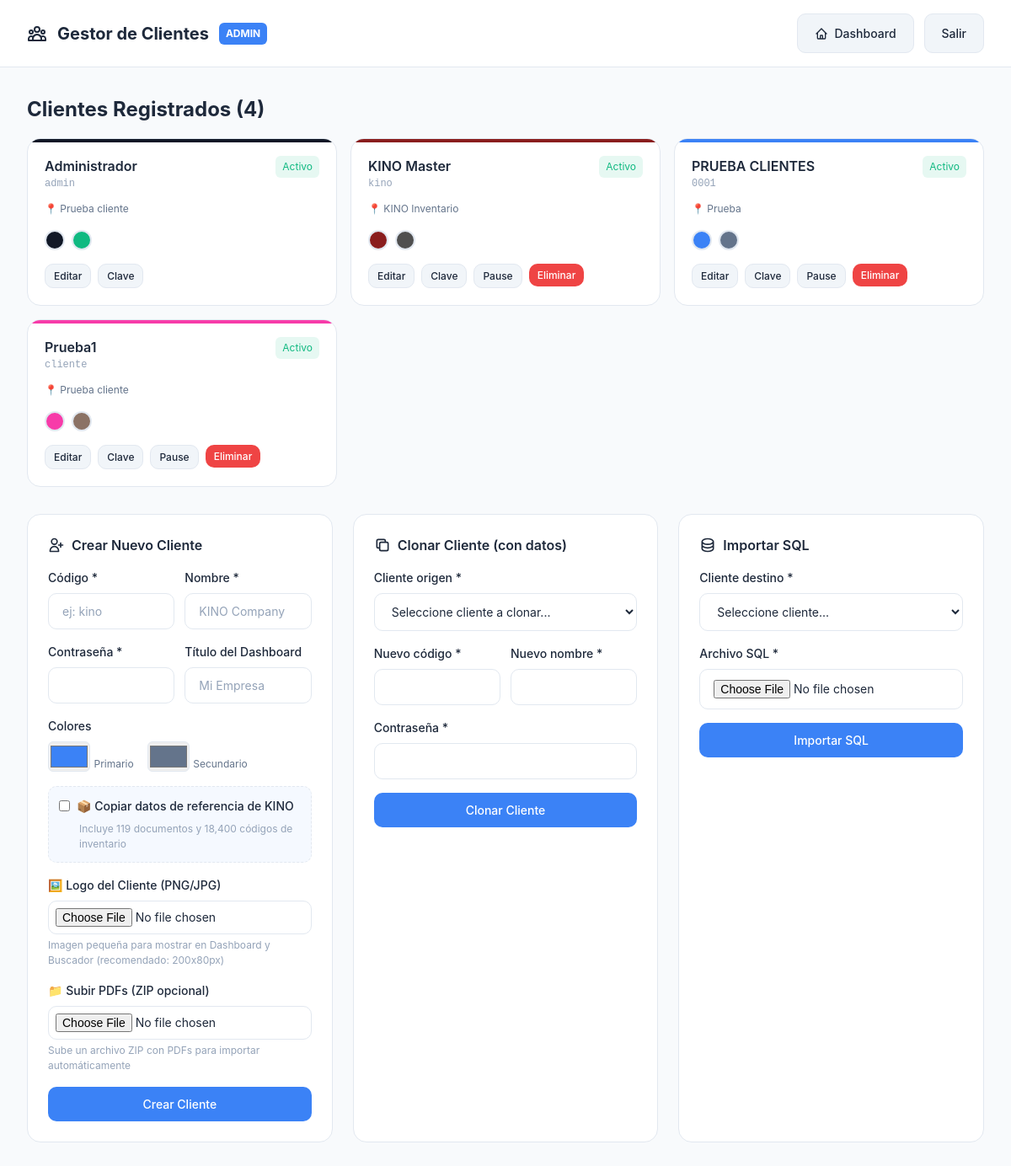
The page /admin/panel.php (signed in) on the database its author committed.
### tables this page shows
CREATE TABLE control_clientes (
    id INTEGER PRIMARY KEY AUTOINCREMENT,
    codigo TEXT UNIQUE,
    nombre TEXT NOT NULL,
    password_hash TEXT NOT NULL,
    titulo TEXT,
    color_primario TEXT,
    color_secundario TEXT,
    activo INTEGER DEFAULT 1,
    fecha_creacion TEXT DEFAULT (datetime('now'))
);

### admin/panel.php (the view, shortened to what this page needs)
<?php
require_once __DIR__ . '/../helpers/tenant.php';
$clients = $centralDb->query("
    SELECT codigo, nombre, titulo, color_primario, color_secundario, activo, fecha_creacion
    FROM control_clientes
    ORDER BY nombre
")->fetchAll(PDO::FETCH_ASSOC);
?>
<!DOCTYPE html>
<html lang="es">
<head>
    <link rel="stylesheet" href="../assets/css/styles.css">
</head>
<body>
    <div class="admin-layout">
        <header class="admin-header">
            <h1>
                Gestor de Clientes <span>ADMIN</span>
            </h1>
            <div class="flex gap-3">
                <a href="../modules/trazabilidad/dashboard.php" class="btn btn-secondary">
                    Dashboard
                </a>
                <a href="../logout.php" class="btn btn-secondary">Salir</a>
            </div>
        </header>
        <div class="admin-container">
            <h2 style="margin-bottom: 1rem;">Clientes Registrados (<?= count($clients) ?>)</h2>
            <div class="clients-grid">
                <?php foreach ($clients as $cli): ?>
                    <div class="client-card <?= $cli['activo'] ? '' : 'inactive' ?>"
                        style="--client-color: <?= htmlspecialchars($cli['color_primario'] ?: '#3b82f6') ?>">
                        <div class="client-header">
                            <div>
                                <div class="client-name"><?= htmlspecialchars($cli['nombre']) ?></div>
                                <div class="client-code"><?= htmlspecialchars($cli['codigo']) ?></div>
                            </div>
                            <span class="client-status <?= $cli['activo'] ? 'active' : 'inactive' ?>">
                                <?= $cli['activo'] ? 'Activo' : 'Inactivo' ?>
                            </span>
                        </div>
                        <?php if ($cli['titulo']): ?>
                            <div class="client-meta">📍 <?= htmlspecialchars($cli['titulo']) ?></div>
                        <?php endif; ?>
                        <div class="client-colors">
                            <div class="color-swatch"
                                style="background: <?= htmlspecialchars($cli['color_primario'] ?: '#3b82f6') ?>"
                                title="Primario"></div>
                            <div class="color-swatch"
                                style="background: <?= htmlspecialchars($cli['color_secundario'] ?: '#64748b') ?>"
                                title="Secundario"></div>
                        </div>
                        <div class="client-actions">
                            <button class="btn btn-secondary btn-xs"
                                onclick="openEditModal('<?= htmlspecialchars($cli['codigo']) ?>', '<?= htmlspecialchars($cli['titulo']) ?>', '<?= htmlspecialchars($cli['color_primario']) ?>', '<?= htmlspecialchars($cli['color_secundario']) ?>')">
                                Editar
                            </button>
                            <button class="btn btn-secondary btn-xs"
                                onclick="openPasswordModal('<?= htmlspecialchars($cli['codigo']) ?>')">
                                Clave
                            </button>
                            <?php if ($cli['codigo'] !== 'admin'): ?>
                                <form method="post">
                                    <button type="submit" class="btn btn-secondary btn-xs">
                                        <?= $cli['activo'] ? 'Pause' : 'Activar' ?>
                                    </button>
                                </form>
                                <form method="post"
                                    onsubmit="return confirm('¿Eliminar cliente <?= htmlspecialchars($cli['codigo']) ?> y todos sus datos?');">
                                    <button type="submit" class="btn btn-danger btn-xs">Eliminar</button>
                                </form>
                            <?php endif; ?>
                        </div>
                    </div>
                <?php endforeach; ?>
            </div>
            <div class="cards-section">
                <div class="form-card">
                    <h3>
                        <svg xmlns="http://www.w3.org/2000/svg" width="20" height="20" fill="none" viewBox="0 0 24 24"
                            stroke="currentColor">
                            <path stroke-linecap="round" stroke-linejoin="round" stroke-width="2"
                                d="M18 9v3m0 0v3m0-3h3m-3 0h-3m-2-5a4 4 0 11-8 0 4 4 0 018 0zM3 20a6 6 0 0112 0v1H3v-1z" />
                        </svg>
                        Crear Nuevo Cliente
                    </h3>
                    <form method="post" enctype="multipart/form-data">
                        <div class="form-row">
                            <div class="form-group">
                                <label class="form-label">Código *</label>
                                <input type="text" class="form-input" name="code" placeholder="ej: kino" required>
                            </div>
                            <div class="form-group">
                                <label class="form-label">Nombre *</label>
                                <input type="text" class="form-input" name="name" placeholder="KINO Company" required>
                            </div>
                        </div>
                        <div class="form-row">
                            <div class="form-group">
                                <label class="form-label">Contraseña *</label>
                                <input type="password" class="form-input" name="password" required>
                            </div>
                            <div class="form-group">
                                <label class="form-label">Título del Dashboard</label>
                                <input type="text" class="form-input" name="titulo" placeholder="Mi Empresa">
                            </div>
                        </div>
                        <div class="form-group">
                            <label class="form-label">Colores</label>
                            <div class="color-row">
                                <div>
                                    <input type="color" name="color_primario" value="#3b82f6">
                                    <label>Primario</label>
                                </div>
                                <div>
                                    <input type="color" name="color_secundario" value="#64748b">
                                    <label>Secundario</label>
                                </div>
                            </div>
                        </div>
                        <div class="form-group"
                            style="padding: 0.75rem; background: rgba(59,130,246,0.05); border-radius: var(--radius-md); border: 1px dashed var(--border-color);">
                            <label class="form-label" style="display: flex; align-items: center; gap: 0.5rem;">
                                <input type="checkbox" name="copy_kino_data">
                                <span>📦 Copiar datos de referencia de KINO</span>
                            </label>
                            <p style="font-size: 0.75rem; color: var(--text-muted); margin: 0.5rem 0 0 1.5rem;">
                                Incluye 119 documentos y 18,400 códigos de inventario
                            </p>
                        </div>
                        <div class="form-group">
                            <label class="form-label">🖼️ Logo del Cliente (PNG/JPG)</label>
                            <input type="file" class="form-input" name="logo_file" accept=".png,.jpg,.jpeg,.gif"
                                style="padding: 0.5rem;">
                            <p style="font-size: 0.75rem; color: var(--text-muted); margin-top: 0.25rem;">
                                Imagen pequeña para mostrar en Dashboard y Buscador (recomendado: 200x80px)
                            </p>
                        </div>
                        <div class="form-group">
                            <label class="form-label">📁 Subir PDFs (ZIP opcional)</label>
                            <input type="file" class="form-input" name="zip_file" accept=".zip"
                                style="padding: 0.5rem;">
                            <p style="font-size: 0.75rem; color: var(--text-muted); margin-top: 0.25rem;">
                                Sube un archivo ZIP con PDFs para importar automáticamente
                            </p>
                        </div>
                        <button type="submit" class="btn btn-primary" style="width: 100%;">Crear Cliente</button>
                    </form>
                </div>
                <div class="form-card">
                    <h3>
                        <svg xmlns="http://www.w3.org/2000/svg" width="20" height="20" fill="none" viewBox="0 0 24 24"
                            stroke="currentColor">
                            <path stroke-linecap="round" stroke-linejoin="round" stroke-width="2"
                                d="M8 16H6a2 2 0 01-2-2V6a2 2 0 012-2h8a2 2 0 012 2v2m-6 12h8a2 2 0 002-2v-8a2 2 0 00-2-2h-8a2 2 0 00-2 2v8a2 2 0 002 2z" />
                        </svg>
                        Clonar Cliente (con datos)
                    </h3>
                    <form method="post">
                        <div class="form-group">
                            <label class="form-label">Cliente origen *</label>
                            <select class="form-select" name="source" required>
                                <option value="">Seleccione cliente a clonar...</option>
                            </select>
                        </div>
                        <div class="form-row">
                            <div class="form-group">
                                <label class="form-label">Nuevo código *</label>
                                <input type="text" class="form-input" name="new_code" required>
                            </div>
                            <div class="form-group">
                                <label class="form-label">Nuevo nombre *</label>
                                <input type="text" class="form-input" name="new_name" required>
                            </div>
                        </div>
                        <div class="form-group">
                            <label class="form-label">Contraseña *</label>
                            <input type="password" class="form-input" name="new_password" required>
                        </div>
                        <button type="submit" class="btn btn-primary" style="width: 100%;">Clonar Cliente</button>
                    </form>
                </div>
                <div class="form-card">
                    <h3>
                        Importar SQL
                    </h3>
                    <form method="post" enctype="multipart/form-data">
                        <div class="form-group">
                            <label class="form-label">Cliente destino *</label>
                            <select class="form-select" name="client_code" required>
                                <option value="">Seleccione cliente...</option>
                            </select>
                        </div>
                        <div class="form-group">
                            <label class="form-label">Archivo SQL *</label>
                            <input type="file" class="form-input" name="sql_file" accept=".sql" required>
                        </div>
                        <button type="submit" class="btn btn-primary" style="width: 100%;">Importar SQL</button>
                    </form>
                </div>
            </div>
        </div>
    </div>
</body>
</html>

### assets/css/styles.css (style rules this page uses)
:root { --bg-primary: #f8fafc; --bg-secondary: #ffffff; --bg-tertiary: #f1f5f9; --bg-hover: #e2e8f0; --accent-primary: #3b82f6; --accent-primary-hover: #2563eb; --accent-secondary: #64748b; --accent-success: #10b981; --accent-warning: #f59e0b; --accent-danger: #ef4444; --text-primary: #1e293b; --text-secondary: #64748b; --text-muted: #94a3b8; --text-inverse: #ffffff; --border-color: #e2e8f0; --border-light: #f1f5f9; --shadow-sm: 0 1px 2px rgba(0, 0, 0, 0.05); --shadow-md: 0 4px 6px -1px rgba(0, 0, 0, 0.1); --shadow-lg: 0 10px 15px -3px rgba(0, 0, 0, 0.1); --sidebar-width: 260px; --sidebar-collapsed: 70px; --header-height: 60px; --font-family: 'Inter', 'Segoe UI', system-ui, -apple-system, sans-serif; --font-mono: 'JetBrains Mono', 'Fira Code', monospace; --transition-fast: 150ms ease; --transition-normal: 250ms ease; --transition-slow: 350ms ease; --radius-sm: 6px; --radius-md: 10px; --radius-lg: 16px; --radius-full: 9999px; }
*, *::before, *::after { box-sizing: border-box; margin: 0; padding: 0; }
html { font-size: 16px; -webkit-font-smoothing: antialiased; -moz-osx-font-smoothing: grayscale; }
body { font-family: var(--font-family); background: var(--bg-primary); color: var(--text-primary); line-height: 1.5; min-height: 100vh; }
a { color: var(--accent-primary); text-decoration: none; transition: color var(--transition-fast); }
button { font-family: inherit; cursor: pointer; }
.btn { display: inline-flex; align-items: center; justify-content: center; gap: 0.5rem; padding: 0.75rem 1.25rem; font-size: 0.875rem; font-weight: 500; border: none; border-radius: var(--radius-md); transition: all var(--transition-fast); }
.btn-primary { background: var(--accent-primary); color: var(--text-inverse); }
.btn-secondary { background: var(--bg-tertiary); color: var(--text-primary); border: 1px solid var(--border-color); }
.btn-danger { background: var(--accent-danger); color: var(--text-inverse); }
.form-group { margin-bottom: 1rem; }
.form-label { display: block; font-size: 0.875rem; font-weight: 500; color: var(--text-primary); margin-bottom: 0.5rem; }
.form-input, .form-select, .form-textarea { width: 100%; padding: 0.75rem 1rem; font-size: 0.875rem; font-family: inherit; background: var(--bg-secondary); border: 1px solid var(--border-color); border-radius: var(--radius-md); color: var(--text-primary); transition: all var(--transition-fast); }
.form-input::placeholder, .form-textarea::placeholder { color: var(--text-muted); }
.form-select { appearance: menulist; -webkit-appearance: menulist; -moz-appearance: menulist; cursor: pointer; }
.form-select option { padding: 0.5rem; background: var(--bg-secondary); color: var(--text-primary); }
.form-select option:checked { background: var(--accent-primary); color: white; }
.flex { display: flex; }
.gap-3 { gap: 0.75rem; }

### rows shown on the page
control_clientes: nombre "Administrador", codigo "admin", activo "Activo", titulo "Prueba cliente"
control_clientes: nombre "KINO Master", codigo "kino", activo "Activo", titulo "KINO Inventario"
control_clientes: nombre "PRUEBA CLIENTES", codigo "0001", activo "Activo", titulo "Prueba"
control_clientes: nombre "Prueba1", codigo "cliente", activo "Activo", titulo "Prueba cliente"

### other values the page prints
count($clients) "4"
